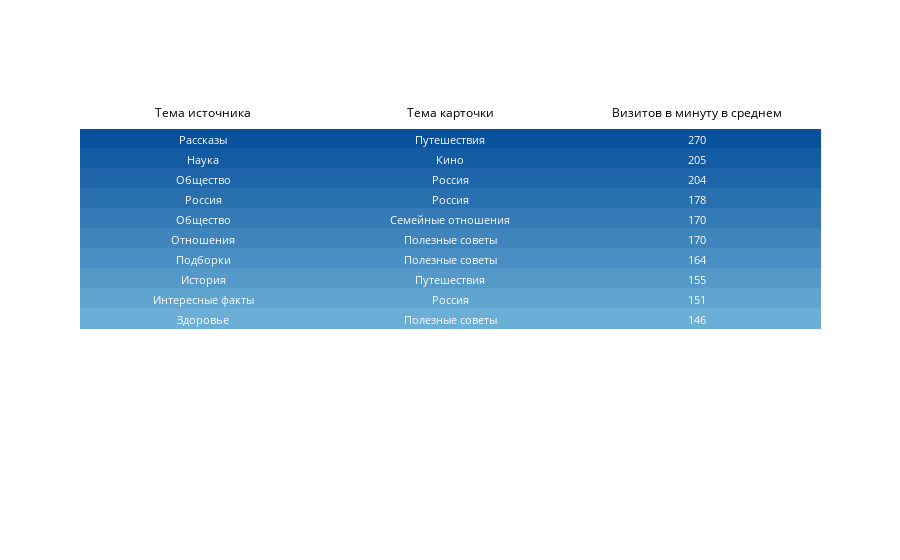

The cell this chart's notebook holds for it:
### Code cell
tmp = tmp.head(10)

np.random.seed(1)

colors = n_colors('rgb(8, 81, 156)', 'rgb(107, 174, 214)', 10, colortype='rgb')

a = np.random.randint(low=0, high=9, size=10)
b = np.random.randint(low=0, high=9, size=10)
c = np.random.randint(low=0, high=9, size=10)

fig = go.Figure(data=[go.Table(
  header=dict(
    values=['Тема источника','Тема карточки','Визитов в минуту в среднем'],
    line_color='white', fill_color='white',
    align='center',font=dict(color='black', size=12)
  ),
  cells=dict(
    values=[tmp['item_topic'], tmp['source_topic'], tmp['visits'].round(0)],
    line_color=[colors],
    fill_color=[colors],
    align='center', font=dict(color='white', size=11)
    ))
])

# сохраним для презентации
f.savefig("4_table.png")

fig.show()

### Figure 1 — Plotly figure (JSON) as saved in the notebook; plotly's stock layout.template omitted (floating-point values rounded to 4 significant figures)
{"data": [{"cells": {"align": "center", "fill": {"color": [["rgb(8.0, 81.0, 156.0)", "rgb(19.0, 91.33333333333333, 162.44444444444446)", "rgb(30.0, 101.66666666666667, 168.88888888888889)", "rgb(41.0, 112.0, 175.33333333333334)", "rgb(52.0, 122.33333333333334, 181.77777777777777)", "rgb(63.0, 132.66666666666669, 188.22222222222223)", "rgb(74.0, 143.0, 194.66666666666669)", "rgb(85.0, 153.33333333333334, 201.11111111111111)", "rgb(96.0, 163.66666666666669, 207.55555555555554)", "rgb(107.0, 174.0, 214.0)"]]}, "font": {"color": "white", "size": 11}, "line": {"color": [["rgb(8.0, 81.0, 156.0)", "rgb(19.0, 91.33333333333333, 162.44444444444446)", "rgb(30.0, 101.66666666666667, 168.88888888888889)", "rgb(41.0, 112.0, 175.33333333333334)", "rgb(52.0, 122.33333333333334, 181.77777777777777)", "rgb(63.0, 132.66666666666669, 188.22222222222223)", "rgb(74.0, 143.0, 194.66666666666669)", "rgb(85.0, 153.33333333333334, 201.11111111111111)", "rgb(96.0, 163.66666666666669, 207.55555555555554)", "rgb(107.0, 174.0, 214.0)"]]}, "values": [["Рассказы", "Наука", "Общество", "Россия", "Общество", "Отношения", "Подборки", "История", "Интересные факты", "Здоровье"], ["Путешествия", "Кино", "Россия", "Россия", "Семейные отношения", "Полезные советы", "Полезные советы", "Путешествия", "Россия", "Полезные советы"], [270, 205, 204, 178, 170, 170, 164, 155, 151, 146]]}, "header": {"align": "center", "fill": {"color": "white"}, "font": {"color": "black", "size": 12}, "line": {"color": "white"}, "values": ["Тема источника", "Тема карточки", "Визитов в минуту в среднем"]}, "type": "table"}], "layout": {}}
